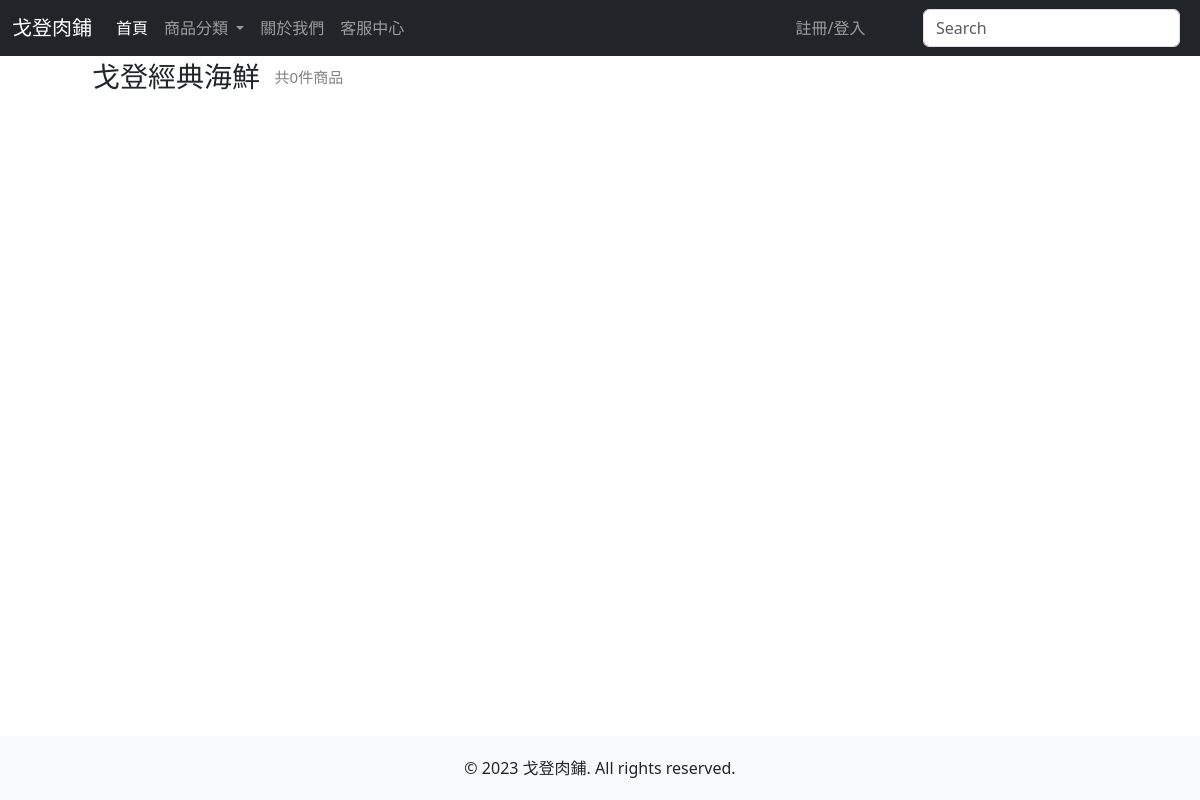
The page /seafood/ on the database as committed earlier.
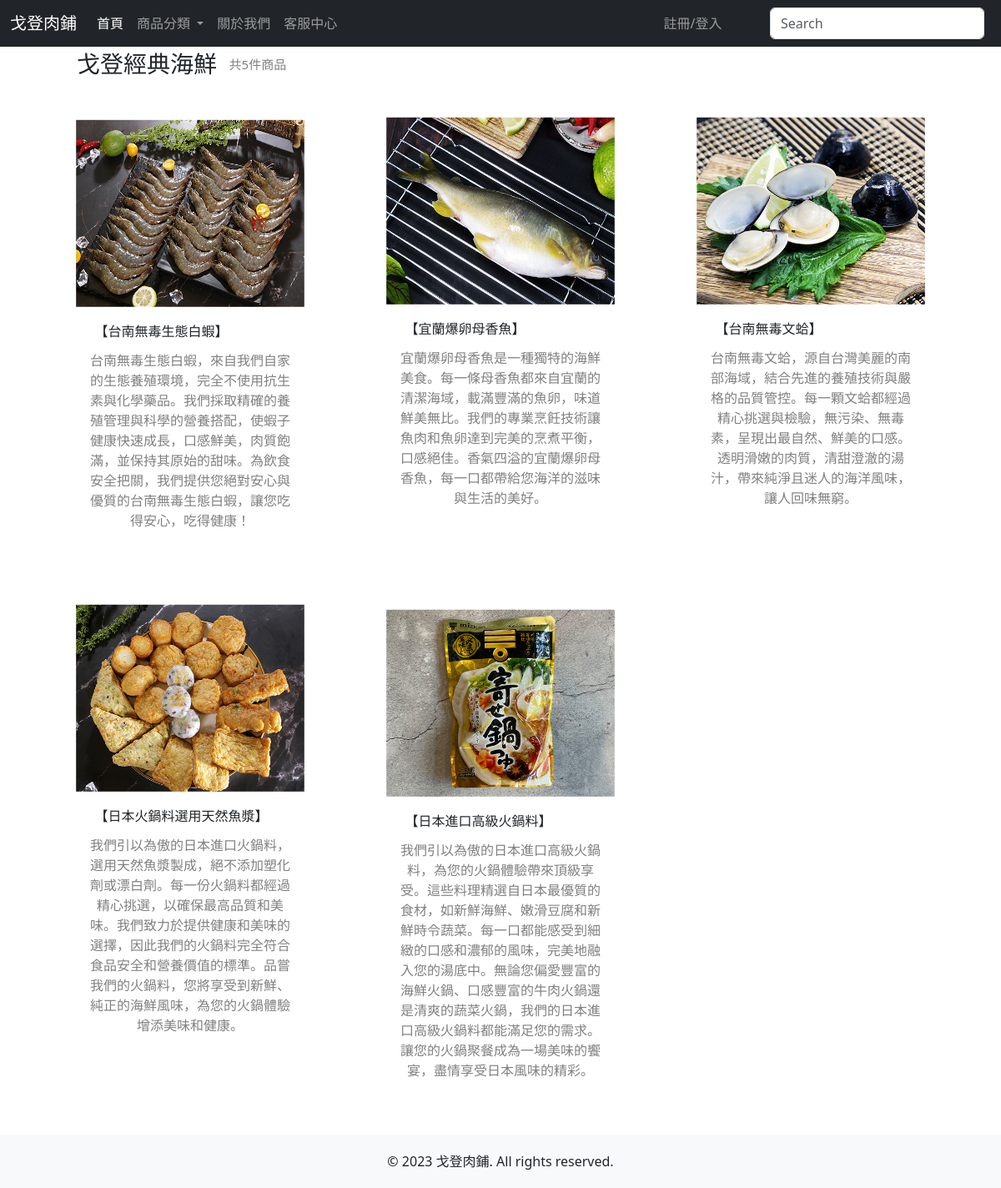
The same page on the database as committed later.
### django_hanio/mywebsite/models.py (models this page shows)
class product(models.Model):
    PRODUCT_STATUS_CHOICES = [
        ('IN_STOCK', '上架'),
        ('OUT_OF_STOCK', '下架'),
        ('UNAVAILABLE', '缺貨'),
    ]
    PID = models.CharField('產品編號', max_length=1000, primary_key=True)
    PPrice = models.IntegerField('產品價錢')
    PName = models.CharField('產品名稱', max_length=100)
    PDetail = models.CharField('產品內容', max_length=10000)
    Pspec = models.IntegerField('產品規格',default=0)
    Pnum = models.IntegerField('產品數量',default=0)
    PStatus = models.CharField('產品狀態', max_length=13, choices=PRODUCT_STATUS_CHOICES, default='IN_STOCK')
    PPhoto = models.ImageField('產品圖片', upload_to='product_images/', blank=True, null=True)
    PCategory = models.CharField('產品分類', max_length=20) #也可以用選項

### django_hanio/mywebsite/views.py (the view)
# urls.py: path('seafood/', views.seafood_view),
def seafood_view(request):
    Category = product.objects.filter( PCategory = 'seafood' )
    count = Category.count()
    return render(request, 'for_seafood.html', locals())

### django_hanio/templates/for_seafood.html (shortened to what this page needs)
<!DOCTYPE html>
<html lang="en">
  <head>
    <link href="https://cdn.jsdelivr.net/npm/bootstrap@5.3.0-alpha3/dist/css/bootstrap.min.css" rel="stylesheet">
    {% load static %}
    <link href="{% static 'css/styles.css'%}" rel="stylesheet" />
    <link rel="stylesheet" href="https://use.fontawesome.com/releases/v5.6.3/css/all.css"
>
</head>
    <body id="page-top" style="display: flex; flex-direction: column; min-height: 100vh;">
      <nav class="navbar navbar-default navbar-expand-lg navbar-dark bg-dark fixed-top">
        <div class="container-fluid">
            <a class="navbar-brand" href="../index/" style="color: white;">戈登肉鋪</a>
            <div class="collapse navbar-collapse" id="navbarSupportedContent">
                <ul class="navbar-nav me-auto mb-2 mb-lg-0">
                    <li class="nav-item">
                        <a class="nav-link active" aria-current="page" href="../index/">首頁</a>
                    </li>
                    <li class="nav-item dropdown">
                        <a class="nav-link dropdown-toggle" href="#" id="navbarDropdown" role="button" data-bs-toggle="dropdown" aria-expanded="false">
                            商品分類
                        </a>
                    </li>
                    <li class="nav-item">
                        <a class="nav-link" href="../about/">關於我們</a>
                    </li>
                    <li class="nav-item">
                        <a class="nav-link" href="../contact/">客服中心</a>
                    </li>
                </ul>
                <ul class="navbar-nav">
                    {% if request.session.MAccount %}
                    <li class="nav-item dropdown">
                        <a class="nav-link dropdown-toggle" href="#" id="navbarDropdown" role="button" data-bs-toggle="dropdown" aria-expanded="false">
                            {{ request.session.MAccount }}
                        </a>
                        <ul class="dropdown-menu" aria-labelledby="navbarDropdown">
                            <li><a class="dropdown-item" href="../member/">個人資料</a></li>
                            <li><hr class="dropdown-divider"></li>
                            <li><a class="dropdown-item" href="{% url 'logout' %}">登出</a></li>
                        </ul>
                    </li>
                    {% else %}
                    <li class="nav-item">
                        <a class="nav-link" href="../login/">註冊/登入</a>
                    </li>
                    {% endif %}
                </ul>
                <a href="../cart/">
                    <button class="btn btn-cart btn-sm" type="button">
                        <i class="fas fa-shopping-cart text-dark fa-2x"></i>
                    </button>
                </a>
                <form class="d-flex">
                    <input class="form-control me-2" type="search" placeholder="Search" aria-label="Search">
                </form>
            </div>
        </div>
    </nav>
    <div class="container content" style="flex: 1;">
      <h3 class="title" style=" margin-left: 50px;margin-top: 20px; margin-bottom: -30px;  display: flex;align-items: center;">戈登經典海鮮&nbsp;&nbsp;<small style="color:gray; font-size:15px;">共{{count}}件商品</small></h3>
        <div class="row justify-content-center">
          <div class="row row-cols-1 row-cols-md-2 row-cols-lg-3 custom-col">
            {% for i in Category %}
            <div class="col product" style="margin-bottom: -100px;">
              <div class="card small-card">
                {% if i.PPhoto %}
                <img src="{{i.PPhoto.url}}" class="card-img-top" alt="{{ i.PName }}">
                {% else %}
                <p>No photo available</p>
                {% endif %}
                <div class="card-body d-flex justify-content-center">
                  <form action="/detail/" method="POST">{% csrf_token %}
                    <input type="submit" value="{{ i.PName }}" class="card-title btn btn-outline-dark text-center" style="border: none; font-size: 20px; background-color: inherit; color: inherit; border-color: inherit;">
                    <p class="card-text-detail">{{ i.PDetail }}</p>
                  </form>
                </div>
              </div>
            </div>
            {% endfor %}
          </div>
        </div>
    </div>
    <footer class="footer" style="margin-top: 50px;">
        <div class="container">
            <span>© 2023 戈登肉鋪. All rights reserved.</span>
        </div>
    </footer>
    </body>
</html>

### django_hanio/static/css/styles.css (style rules this page uses)
.footer { background-color: #f8f9fa; padding: 20px 0; text-align: center; }
.product { padding: 15px; }

### django_hanio/templates/for_seafood.html (style rules this page uses)
.card { border-radius: 0; border: none; }
.card-img-top { border-radius: 0; width: 100%; height: auto; object-fit: cover; }
.card-text-detail { text-align: center; align-items: center; display: flex; justify-content: center; font-size: 20px; color: gray; }
.small-card { transform: scale(0.8); }
.custom-col { margin-left: -20px; margin-right: -20px; }
.card-img-top { border-radius: 0; width: 100%; height: 280px; object-fit: cover; }

Rows that differ between the two databases and show on the page:
now on this page (row edited): product: PPhoto (picture), PName "【台南無毒生態白蝦】", PDetail "台南無毒生態白蝦，來自我們自家的生態養殖環境，完全不使用抗生素與化學藥品。我們採取精確的養殖管理與科學的營養搭配，使蝦子健康快速成長，口感鮮美，肉質飽滿，並保持其原始的甜味。為飲食安全把關，我們提供您絕對安心與優質的台南無毒生態白蝦，讓您吃得安心，吃得健康！"
now on this page (row edited): product: PPhoto (picture), PName "【宜蘭爆卵母香魚】", PDetail "宜蘭爆卵母香魚是一種獨特的海鮮美食。每一條母香魚都來自宜蘭的清潔海域，載滿豐滿的魚卵，味道鮮美無比。我們的專業烹飪技術讓魚肉和魚卵達到完美的烹煮平衡，口感絕佳。香氣四溢的宜蘭爆卵母香魚，每一口都帶給您海洋的滋味與生活的美好。"
now on this page (row edited): product: PPhoto (picture), PName "【台南無毒文蛤】", PDetail "台南無毒文蛤，源自台灣美麗的南部海域，結合先進的養殖技術與嚴格的品質管控。每一顆文蛤都經過精心挑選與檢驗，無污染、無毒素，呈現出最自然、鮮美的口感。透明滑嫩的肉質，清甜澄澈的湯汁，帶來純淨且迷人的海洋風味，讓人回味無窮。"
now on this page (row edited): product: PPhoto (picture), PName "【日本火鍋料選用天然魚漿】", PDetail "我們引以為傲的日本進口火鍋料，選用天然魚漿製成，絕不添加塑化劑或漂白劑。每一份火鍋料都經過精心挑選，以確保最高品質和美味。我們致力於提供健康和美味的選擇，因此我們的火鍋料完全符合食品安全和營養價值的標準。品嘗我們的火鍋料，您將享受到新鮮、純正的海鮮風味，為您的火鍋體驗增添美味和健康。"
now on this page (row edited): product: PPhoto (picture), PName "【日本進口高級火鍋料】", PDetail "我們引以為傲的日本進口高級火鍋料，為您的火鍋體驗帶來頂級享受。這些料理精選自日本最優質的食材，如新鮮海鮮、嫩滑豆腐和新鮮時令蔬菜。每一口都能感受到細緻的口感和濃郁的風味，完美地融入您的湯底中。無論您偏愛豐富的海鮮火鍋、口感豐富的牛肉火鍋還是清爽的蔬菜火鍋，我們的日本進口高級火鍋料都能滿足您的需求。讓您的火鍋聚餐成為一場美味的饗宴，盡情享受日本風味的精彩。"
Other text that changed with them:
{{ count }}: "0" → "5"
